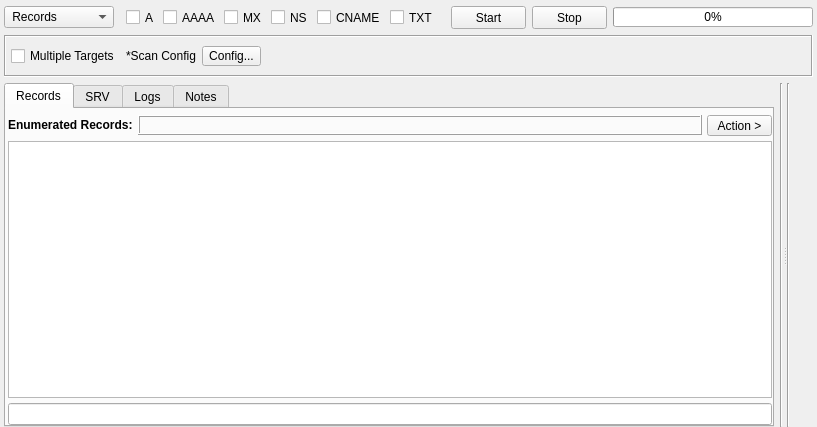
<?xml version="1.0" encoding="UTF-8"?>
<ui version="4.0">
 <class>DnsRecords</class>
 <widget class="QWidget" name="DnsRecords">
  <property name="geometry">
   <rect>
    <x>0</x>
    <y>0</y>
    <width>785</width>
    <height>427</height>
   </rect>
  </property>
  <property name="windowTitle">
   <string>Form</string>
  </property>
  <property name="styleSheet">
   <string notr="true"/>
  </property>
  <layout class="QVBoxLayout" name="verticalLayout_2">
   <property name="leftMargin">
    <number>4</number>
   </property>
   <property name="topMargin">
    <number>6</number>
   </property>
   <property name="rightMargin">
    <number>4</number>
   </property>
   <property name="bottomMargin">
    <number>0</number>
   </property>
   <item>
    <layout class="QHBoxLayout" name="horizontalLayout_9">
     <item>
      <widget class="QComboBox" name="comboBoxOption">
       <property name="sizePolicy">
        <sizepolicy hsizetype="Fixed" vsizetype="Fixed">
         <horstretch>0</horstretch>
         <verstretch>0</verstretch>
        </sizepolicy>
       </property>
       <property name="minimumSize">
        <size>
         <width>110</width>
         <height>21</height>
        </size>
       </property>
       <property name="maximumSize">
        <size>
         <width>110</width>
         <height>16777215</height>
        </size>
       </property>
       <property name="focusPolicy">
        <enum>Qt::NoFocus</enum>
       </property>
       <property name="styleSheet">
        <string notr="true"/>
       </property>
       <item>
        <property name="text">
         <string> Records</string>
        </property>
       </item>
       <item>
        <property name="text">
         <string> SRV Records</string>
        </property>
       </item>
      </widget>
     </item>
     <item>
      <widget class="QFrame" name="frame_records">
       <property name="sizePolicy">
        <sizepolicy hsizetype="Preferred" vsizetype="Maximum">
         <horstretch>0</horstretch>
         <verstretch>0</verstretch>
        </sizepolicy>
       </property>
       <property name="maximumSize">
        <size>
         <width>16777215</width>
         <height>27</height>
        </size>
       </property>
       <property name="frameShape">
        <enum>QFrame::NoFrame</enum>
       </property>
       <property name="frameShadow">
        <enum>QFrame::Sunken</enum>
       </property>
       <layout class="QHBoxLayout" name="horizontalLayout_4">
        <property name="spacing">
         <number>4</number>
        </property>
        <property name="leftMargin">
         <number>6</number>
        </property>
        <property name="topMargin">
         <number>1</number>
        </property>
        <property name="rightMargin">
         <number>6</number>
        </property>
        <property name="bottomMargin">
         <number>0</number>
        </property>
        <item>
         <widget class="QCheckBox" name="checkBoxA">
          <property name="maximumSize">
           <size>
            <width>16777215</width>
            <height>15</height>
           </size>
          </property>
          <property name="text">
           <string>A</string>
          </property>
         </widget>
        </item>
        <item>
         <widget class="QCheckBox" name="checkBoxAAAA">
          <property name="maximumSize">
           <size>
            <width>16777215</width>
            <height>15</height>
           </size>
          </property>
          <property name="text">
           <string>AAAA</string>
          </property>
         </widget>
        </item>
        <item>
         <widget class="QCheckBox" name="checkBoxMX">
          <property name="maximumSize">
           <size>
            <width>16777215</width>
            <height>15</height>
           </size>
          </property>
          <property name="font">
           <font>
            <weight>50</weight>
            <bold>false</bold>
           </font>
          </property>
          <property name="text">
           <string>MX</string>
          </property>
         </widget>
        </item>
        <item>
         <widget class="QCheckBox" name="checkBoxNS">
          <property name="maximumSize">
           <size>
            <width>16777215</width>
            <height>15</height>
           </size>
          </property>
          <property name="font">
           <font>
            <weight>50</weight>
            <bold>false</bold>
           </font>
          </property>
          <property name="text">
           <string>NS</string>
          </property>
         </widget>
        </item>
        <item>
         <widget class="QCheckBox" name="checkBoxCNAME">
          <property name="maximumSize">
           <size>
            <width>16777215</width>
            <height>15</height>
           </size>
          </property>
          <property name="font">
           <font>
            <weight>50</weight>
            <bold>false</bold>
           </font>
          </property>
          <property name="text">
           <string>CNAME</string>
          </property>
         </widget>
        </item>
        <item>
         <widget class="QCheckBox" name="checkBoxTXT">
          <property name="maximumSize">
           <size>
            <width>16777215</width>
            <height>15</height>
           </size>
          </property>
          <property name="font">
           <font>
            <weight>50</weight>
            <bold>false</bold>
           </font>
          </property>
          <property name="text">
           <string>TXT</string>
          </property>
         </widget>
        </item>
       </layout>
      </widget>
     </item>
     <item>
      <spacer name="horizontalSpacer_2">
       <property name="orientation">
        <enum>Qt::Horizontal</enum>
       </property>
       <property name="sizeHint" stdset="0">
        <size>
         <width>40</width>
         <height>20</height>
        </size>
       </property>
      </spacer>
     </item>
     <item>
      <widget class="QPushButton" name="buttonStart">
       <property name="sizePolicy">
        <sizepolicy hsizetype="Fixed" vsizetype="Fixed">
         <horstretch>0</horstretch>
         <verstretch>0</verstretch>
        </sizepolicy>
       </property>
       <property name="minimumSize">
        <size>
         <width>75</width>
         <height>23</height>
        </size>
       </property>
       <property name="styleSheet">
        <string notr="true"/>
       </property>
       <property name="text">
        <string>Start</string>
       </property>
      </widget>
     </item>
     <item>
      <widget class="QPushButton" name="buttonStop">
       <property name="sizePolicy">
        <sizepolicy hsizetype="Fixed" vsizetype="Fixed">
         <horstretch>0</horstretch>
         <verstretch>0</verstretch>
        </sizepolicy>
       </property>
       <property name="minimumSize">
        <size>
         <width>75</width>
         <height>23</height>
        </size>
       </property>
       <property name="styleSheet">
        <string notr="true"/>
       </property>
       <property name="text">
        <string>Stop</string>
       </property>
      </widget>
     </item>
     <item>
      <widget class="QProgressBar" name="progressBar">
       <property name="minimumSize">
        <size>
         <width>200</width>
         <height>20</height>
        </size>
       </property>
       <property name="maximumSize">
        <size>
         <width>200</width>
         <height>20</height>
        </size>
       </property>
       <property name="styleSheet">
        <string notr="true"/>
       </property>
       <property name="value">
        <number>0</number>
       </property>
      </widget>
     </item>
    </layout>
   </item>
   <item>
    <widget class="QFrame" name="frame">
     <property name="sizePolicy">
      <sizepolicy hsizetype="Preferred" vsizetype="Maximum">
       <horstretch>0</horstretch>
       <verstretch>0</verstretch>
      </sizepolicy>
     </property>
     <property name="minimumSize">
      <size>
       <width>0</width>
       <height>42</height>
      </size>
     </property>
     <property name="maximumSize">
      <size>
       <width>16777215</width>
       <height>42</height>
      </size>
     </property>
     <property name="styleSheet">
      <string notr="true"/>
     </property>
     <property name="frameShape">
      <enum>QFrame::Box</enum>
     </property>
     <property name="frameShadow">
      <enum>QFrame::Sunken</enum>
     </property>
     <layout class="QHBoxLayout" name="horizontalLayout_5">
      <property name="leftMargin">
       <number>5</number>
      </property>
      <property name="rightMargin">
       <number>5</number>
      </property>
      <item>
       <widget class="QCheckBox" name="checkBoxMultipleTargets">
        <property name="text">
         <string>Multiple Targets</string>
        </property>
        <property name="checked">
         <bool>false</bool>
        </property>
       </widget>
      </item>
      <item>
       <widget class="QLabel" name="label_4">
        <property name="text">
         <string>*Scan Config</string>
        </property>
       </widget>
      </item>
      <item>
       <widget class="QToolButton" name="buttonConfig">
        <property name="minimumSize">
         <size>
          <width>0</width>
          <height>19</height>
         </size>
        </property>
        <property name="styleSheet">
         <string notr="true"/>
        </property>
        <property name="text">
         <string>Config...</string>
        </property>
       </widget>
      </item>
      <item>
       <spacer name="horizontalSpacer">
        <property name="orientation">
         <enum>Qt::Horizontal</enum>
        </property>
        <property name="sizeHint" stdset="0">
         <size>
          <width>159</width>
          <height>13</height>
         </size>
        </property>
       </spacer>
      </item>
     </layout>
    </widget>
   </item>
   <item>
    <widget class="QSplitter" name="splitter">
     <property name="orientation">
      <enum>Qt::Horizontal</enum>
     </property>
     <widget class="QWidget" name="layoutWidget">
      <layout class="QHBoxLayout" name="horizontalLayout_2">
       <item>
        <widget class="QTabWidget" name="tabWidgetResults">
         <property name="styleSheet">
          <string notr="true"/>
         </property>
         <property name="currentIndex">
          <number>0</number>
         </property>
         <widget class="QWidget" name="tabResults">
          <attribute name="title">
           <string>Records</string>
          </attribute>
          <layout class="QVBoxLayout" name="verticalLayout_7">
           <property name="spacing">
            <number>5</number>
           </property>
           <property name="leftMargin">
            <number>2</number>
           </property>
           <property name="topMargin">
            <number>6</number>
           </property>
           <property name="rightMargin">
            <number>0</number>
           </property>
           <property name="bottomMargin">
            <number>0</number>
           </property>
           <item>
            <layout class="QHBoxLayout" name="horizontalLayout_6">
             <item>
              <widget class="QLabel" name="label_5">
               <property name="sizePolicy">
                <sizepolicy hsizetype="Maximum" vsizetype="Maximum">
                 <horstretch>0</horstretch>
                 <verstretch>0</verstretch>
                </sizepolicy>
               </property>
               <property name="font">
                <font>
                 <weight>75</weight>
                 <bold>true</bold>
                </font>
               </property>
               <property name="text">
                <string>Enumerated Records:</string>
               </property>
              </widget>
             </item>
             <item>
              <widget class="QLabel" name="labelResultsCount">
               <property name="sizePolicy">
                <sizepolicy hsizetype="Preferred" vsizetype="Fixed">
                 <horstretch>0</horstretch>
                 <verstretch>0</verstretch>
                </sizepolicy>
               </property>
               <property name="minimumSize">
                <size>
                 <width>0</width>
                 <height>20</height>
                </size>
               </property>
               <property name="maximumSize">
                <size>
                 <width>16777215</width>
                 <height>20</height>
                </size>
               </property>
               <property name="styleSheet">
                <string notr="true"/>
               </property>
               <property name="frameShape">
                <enum>QFrame::Box</enum>
               </property>
               <property name="frameShadow">
                <enum>QFrame::Raised</enum>
               </property>
               <property name="text">
                <string/>
               </property>
              </widget>
             </item>
             <item>
              <widget class="QToolButton" name="buttonAction">
               <property name="sizePolicy">
                <sizepolicy hsizetype="Fixed" vsizetype="Fixed">
                 <horstretch>0</horstretch>
                 <verstretch>0</verstretch>
                </sizepolicy>
               </property>
               <property name="minimumSize">
                <size>
                 <width>65</width>
                 <height>20</height>
                </size>
               </property>
               <property name="font">
                <font>
                 <weight>50</weight>
                 <bold>false</bold>
                </font>
               </property>
               <property name="styleSheet">
                <string notr="true"/>
               </property>
               <property name="text">
                <string>Action &gt;</string>
               </property>
              </widget>
             </item>
            </layout>
           </item>
           <item>
            <widget class="QTreeView" name="treeViewResults">
             <property name="font">
              <font>
               <family>MS Shell Dlg 2</family>
               <pointsize>8</pointsize>
              </font>
             </property>
             <property name="focusPolicy">
              <enum>Qt::NoFocus</enum>
             </property>
             <property name="contextMenuPolicy">
              <enum>Qt::CustomContextMenu</enum>
             </property>
             <property name="styleSheet">
              <string notr="true"/>
             </property>
             <property name="editTriggers">
              <set>QAbstractItemView::NoEditTriggers</set>
             </property>
             <property name="showDropIndicator" stdset="0">
              <bool>false</bool>
             </property>
             <property name="selectionMode">
              <enum>QAbstractItemView::ExtendedSelection</enum>
             </property>
             <property name="selectionBehavior">
              <enum>QAbstractItemView::SelectItems</enum>
             </property>
             <property name="verticalScrollMode">
              <enum>QAbstractItemView::ScrollPerPixel</enum>
             </property>
             <property name="indentation">
              <number>15</number>
             </property>
             <property name="uniformRowHeights">
              <bool>true</bool>
             </property>
             <attribute name="headerVisible">
              <bool>false</bool>
             </attribute>
             <attribute name="headerMinimumSectionSize">
              <number>200</number>
             </attribute>
             <attribute name="headerDefaultSectionSize">
              <number>200</number>
             </attribute>
            </widget>
           </item>
           <item>
            <layout class="QHBoxLayout" name="horizontalLayout_7">
             <item>
              <widget class="QLineEdit" name="lineEditFilter"/>
             </item>
            </layout>
           </item>
          </layout>
         </widget>
         <widget class="QWidget" name="tabSRV">
          <attribute name="title">
           <string>SRV</string>
          </attribute>
          <layout class="QVBoxLayout" name="verticalLayout_13">
           <property name="spacing">
            <number>5</number>
           </property>
           <property name="leftMargin">
            <number>2</number>
           </property>
           <property name="topMargin">
            <number>6</number>
           </property>
           <property name="rightMargin">
            <number>0</number>
           </property>
           <property name="bottomMargin">
            <number>3</number>
           </property>
           <item>
            <layout class="QHBoxLayout" name="horizontalLayout_14">
             <item>
              <widget class="QLabel" name="label_7">
               <property name="sizePolicy">
                <sizepolicy hsizetype="Maximum" vsizetype="Preferred">
                 <horstretch>0</horstretch>
                 <verstretch>0</verstretch>
                </sizepolicy>
               </property>
               <property name="font">
                <font>
                 <weight>75</weight>
                 <bold>true</bold>
                </font>
               </property>
               <property name="text">
                <string>SRV Records:</string>
               </property>
              </widget>
             </item>
             <item>
              <widget class="QLabel" name="labelResultsCountSRV">
               <property name="minimumSize">
                <size>
                 <width>0</width>
                 <height>20</height>
                </size>
               </property>
               <property name="styleSheet">
                <string notr="true"/>
               </property>
               <property name="frameShape">
                <enum>QFrame::Box</enum>
               </property>
               <property name="frameShadow">
                <enum>QFrame::Raised</enum>
               </property>
               <property name="text">
                <string/>
               </property>
              </widget>
             </item>
            </layout>
           </item>
           <item>
            <widget class="QTableView" name="tableViewSRV">
             <property name="font">
              <font>
               <family>MS Shell Dlg 2</family>
               <pointsize>8</pointsize>
              </font>
             </property>
             <property name="focusPolicy">
              <enum>Qt::NoFocus</enum>
             </property>
             <property name="styleSheet">
              <string notr="true"/>
             </property>
             <property name="editTriggers">
              <set>QAbstractItemView::NoEditTriggers</set>
             </property>
             <property name="showDropIndicator" stdset="0">
              <bool>false</bool>
             </property>
             <property name="dragDropOverwriteMode">
              <bool>false</bool>
             </property>
             <property name="verticalScrollMode">
              <enum>QAbstractItemView::ScrollPerPixel</enum>
             </property>
             <property name="horizontalScrollMode">
              <enum>QAbstractItemView::ScrollPerPixel</enum>
             </property>
             <property name="showGrid">
              <bool>false</bool>
             </property>
             <property name="sortingEnabled">
              <bool>true</bool>
             </property>
             <property name="cornerButtonEnabled">
              <bool>false</bool>
             </property>
             <attribute name="horizontalHeaderCascadingSectionResizes">
              <bool>true</bool>
             </attribute>
             <attribute name="horizontalHeaderMinimumSectionSize">
              <number>180</number>
             </attribute>
             <attribute name="horizontalHeaderDefaultSectionSize">
              <number>180</number>
             </attribute>
             <attribute name="horizontalHeaderShowSortIndicator" stdset="0">
              <bool>true</bool>
             </attribute>
             <attribute name="horizontalHeaderStretchLastSection">
              <bool>true</bool>
             </attribute>
             <attribute name="verticalHeaderVisible">
              <bool>false</bool>
             </attribute>
             <attribute name="verticalHeaderMinimumSectionSize">
              <number>15</number>
             </attribute>
             <attribute name="verticalHeaderDefaultSectionSize">
              <number>15</number>
             </attribute>
             <attribute name="verticalHeaderHighlightSections">
              <bool>false</bool>
             </attribute>
            </widget>
           </item>
           <item>
            <widget class="QProgressBar" name="progressBarSRV">
             <property name="minimumSize">
              <size>
               <width>0</width>
               <height>17</height>
              </size>
             </property>
             <property name="maximumSize">
              <size>
               <width>16777215</width>
               <height>17</height>
              </size>
             </property>
             <property name="value">
              <number>0</number>
             </property>
            </widget>
           </item>
          </layout>
         </widget>
         <widget class="QWidget" name="tabLogs">
          <attribute name="title">
           <string>Logs</string>
          </attribute>
          <layout class="QVBoxLayout" name="verticalLayout_8">
           <property name="leftMargin">
            <number>0</number>
           </property>
           <property name="topMargin">
            <number>6</number>
           </property>
           <property name="rightMargin">
            <number>0</number>
           </property>
           <property name="bottomMargin">
            <number>0</number>
           </property>
           <item>
            <widget class="QPlainTextEdit" name="plainTextEditLogs">
             <property name="readOnly">
              <bool>true</bool>
             </property>
            </widget>
           </item>
          </layout>
         </widget>
         <widget class="QWidget" name="tabNotes">
          <attribute name="title">
           <string>Notes</string>
          </attribute>
          <layout class="QVBoxLayout" name="verticalLayout_3">
           <property name="leftMargin">
            <number>0</number>
           </property>
           <property name="topMargin">
            <number>2</number>
           </property>
           <property name="rightMargin">
            <number>0</number>
           </property>
           <property name="bottomMargin">
            <number>0</number>
           </property>
           <item>
            <widget class="QPlainTextEdit" name="plainTextEditNotes"/>
           </item>
          </layout>
         </widget>
        </widget>
       </item>
       <item>
        <widget class="Line" name="line_5">
         <property name="styleSheet">
          <string notr="true"/>
         </property>
         <property name="orientation">
          <enum>Qt::Vertical</enum>
         </property>
        </widget>
       </item>
      </layout>
     </widget>
     <widget class="QWidget" name="layoutWidget">
      <layout class="QHBoxLayout" name="horizontalLayout">
       <item>
        <widget class="Line" name="line_3">
         <property name="styleSheet">
          <string notr="true"/>
         </property>
         <property name="orientation">
          <enum>Qt::Vertical</enum>
         </property>
        </widget>
       </item>
       <item>
        <layout class="QVBoxLayout" name="verticalLayout">
         <item>
          <widget class="InputWidget" name="targets" native="true">
           <property name="minimumSize">
            <size>
             <width>0</width>
             <height>100</height>
            </size>
           </property>
          </widget>
         </item>
         <item>
          <widget class="InputWidget" name="srvWordlist" native="true">
           <property name="minimumSize">
            <size>
             <width>0</width>
             <height>100</height>
            </size>
           </property>
          </widget>
         </item>
        </layout>
       </item>
      </layout>
     </widget>
    </widget>
   </item>
  </layout>
 </widget>
 <customwidgets>
  <customwidget>
   <class>InputWidget</class>
   <extends>QWidget</extends>
   <header>src/widgets/InputWidget.h</header>
   <container>1</container>
  </customwidget>
 </customwidgets>
 <resources/>
 <connections/>
</ui>
